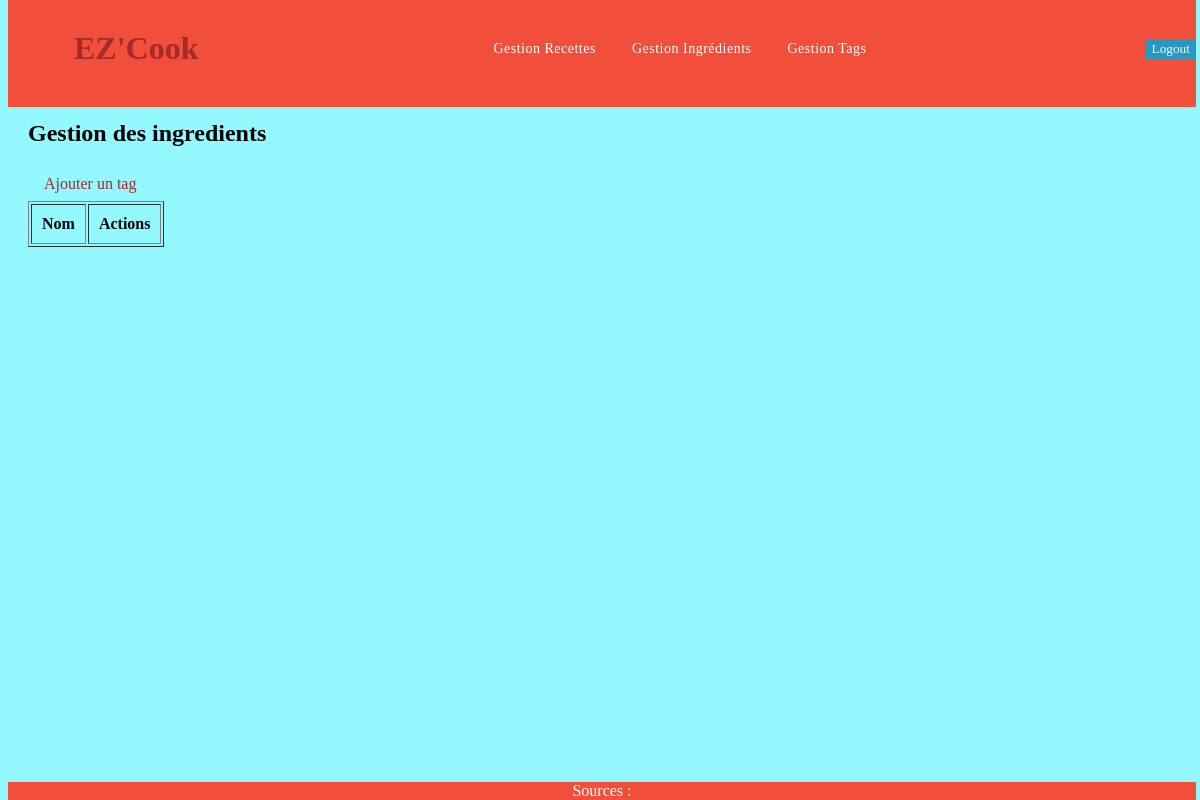
The page /tags.php (signed in) on the database as committed earlier.
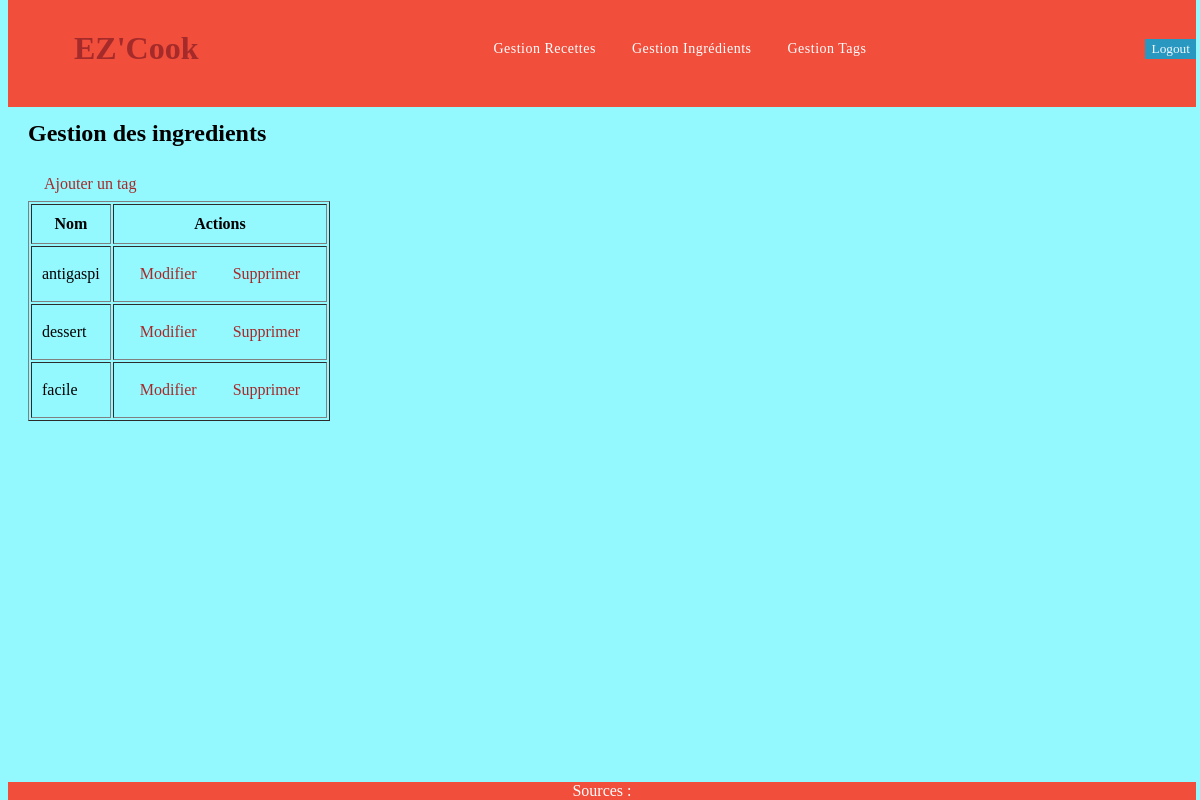
The same page on the database as committed later.
### tables this page shows
CREATE TABLE `tag` (
  `nomTag` varchar(255) NOT NULL
);

### DataBase.php (called while the page is built, shortened)
<?php
class DataBase{
    public static function chargerTags($pdo): array{
        $sqlAlltag = "SELECT * FROM tag" ;
        $statement = $pdo->prepare($sqlAlltag) ;
        $statement->execute() or die(var_dump($statement->errorInfo())) ;
        $result = $statement->fetchAll(PDO::FETCH_ASSOC);
        return $result;
    }
}
?>

### tags.php (the view, shortened to what this page needs)
<?php
require_once __DIR__ . '/Template.php';
require_once __DIR__ . '/DataBase.php';
$pdo=DataBase::getConnection();
$tags=DataBase::chargerTags($pdo);?>
<h2>Gestion des ingredients</h2>
<a href="tags_ajouter.php">Ajouter un tag</a>
<table border="1" cellpadding="10">
    <thead>
        <tr>
            <th>Nom</th>
            <th>Actions</th>
        </tr>
    </thead>
<tbody>
    <?php foreach($tags as $t):?>
    <tr>
        <td><?= htmlspecialchars($t['nomTag'])?></td>
        <td>
        <a href="tags_modifier.php?id=<?=$t['nomTag']?>">Modifier</a>
        <a href="tags_supprimer.php?id=<?$t['nomTag']?>">Supprimer</a>
        </td>
    </tr>
    <?php endforeach; ?>
</tbody>
</table>

Rows that differ between the two databases and show on the page:
added tag: nomTag "antigaspi"
added tag: nomTag "dessert"
added tag: nomTag "facile"
